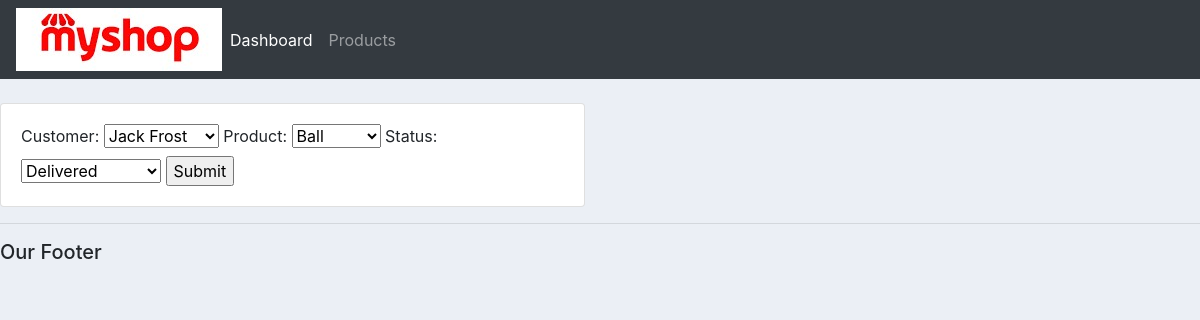
The app's page /accounts/update_order/1/ with its own data.
### accounts/models.py (models this page shows, shortened)
class Order(models.Model):
    customer = models.ForeignKey(Customer, null=True, on_delete=models.SET_NULL)
    product = models.ForeignKey(Product, null=True, on_delete=models.SET_NULL)
    STATUS = (
        ('Pending','Pending'),
        ('Out for delivery','Out for delivery'),
        ('Delivered','Delivered'),
        )
    date_created = models.DateTimeField(auto_now_add=True, null=True)
    status = models.CharField(max_length=200, null=True,choices=STATUS)

### accounts/views.py (the view)
# urls.py: path('update_order/<str:pk>/', views.updateOrder, name='updateOrder'),
def updateOrder(request, pk):
    order = Order.objects.get(id=pk)
    form = OrderForm(instance=order)
    if request.method == 'POST':
        form = OrderForm(request.POST, instance=order)
        if form.is_valid:
            form.save()
            return redirect('/accounts/')
    context = {'form':form}
    return render(request,'accounts/order_form.html', context)

### accounts/forms.py
class OrderForm(ModelForm):
	class Meta:
		model = Order
		fields = '__all__'

### accounts/models.py (called while the page is built)
    def __str__(self):
        return self.name

    def __str__(self):
        return self.name

### accounts/templates/accounts/order_form.html (shortened to what this page needs)
{% extends 'accounts/main.html' %}
{% load static %}
{% block content %}
<br>
<div class="row">
	<div class="col-md-6">
		<div class="card card-body">
            <form action="" method="POST">
            {{form}}
            <input type="submit" name="Submit">
            </form>
		</div>
	</div>
</div>
{% endblock %}

### accounts/templates/accounts/main.html (style rules this page uses)
body { background-color: #ebeff5; }

### records on screen
Order: customer "Jack Frost", product "Ball", status "Delivered"
